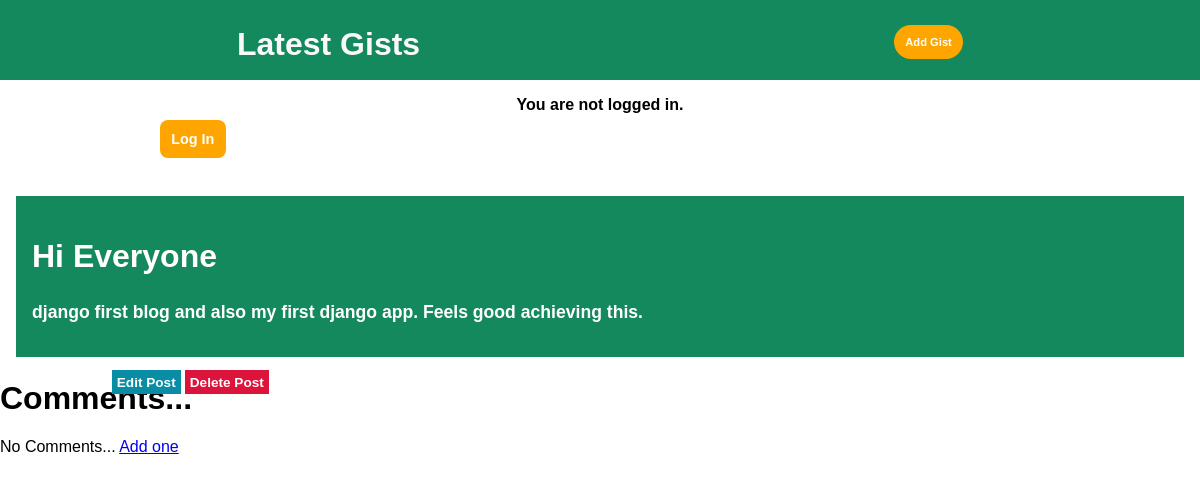
The app's page /post/1/ with its own data.
### blog/models.py (models this page shows, shortened)
class Post(models.Model):
    title = models.CharField(max_length=200)
    author = models.ForeignKey('auth.User', on_delete=models.CASCADE)
    body = models.TextField()

### blog/views.py (the view)
# urls.py: path('post/<int:pk>/', BlogDetailView.as_view(), name='post_details.html'),
class BlogDetailView(DetailView):
    model = Post
    template_name = 'post_details.html'

### blog/templates/post_details.html (shortened to what this page needs)
{% extends 'base.html' %}
{% block content %}
    <div class="post-entry">
        <h2>{{ post.title }}</h2>
        <p>{{ post.body }}</p>
    </div>
    <div class="update-delete">
        <a href="{% url 'post_edit' post.pk %}" class="update">Edit Post</a>
        <a href="{% url 'post_delete' post.pk %}" class="delete">Delete Post</a>
    </div>
    <div class="comment-section">
        <h1>Comments...</h1>
        {% if not post.comments.all %}
            No Comments...
            <a href="#">Add one</a>
        {% endif %}
    </div>
{% endblock %}

### blog/static/css/base.css (style rules this page uses)
body { padding: 0; margin: 0; font-family: Arial, Helvetica, sans-serif; }
.post-entry { background-color: #14895e; padding: 1rem; margin: 1rem; position: relative; top: 2rem; }
.update-delete a { text-decoration: none; position: relative; top: 2rem; left: 7rem; color: #fff; }
.update { background-color: #088da5; width: fit-content; padding: .3rem; font-size: .85rem; font-weight: 600; }
.delete { background-color: crimson; width: fit-content; padding: .3rem; font-size: .85rem; font-weight: 600; }
.post-entry h2 { color: #fff; font-weight: 600; font-size: 2rem; }
.post-entry p { color: #fff; font-weight: 600; font-size: 1.1rem; }

### records on screen
Post: title "Hi Everyone", body "django first blog and also my first django app. Feels good achieving this."
